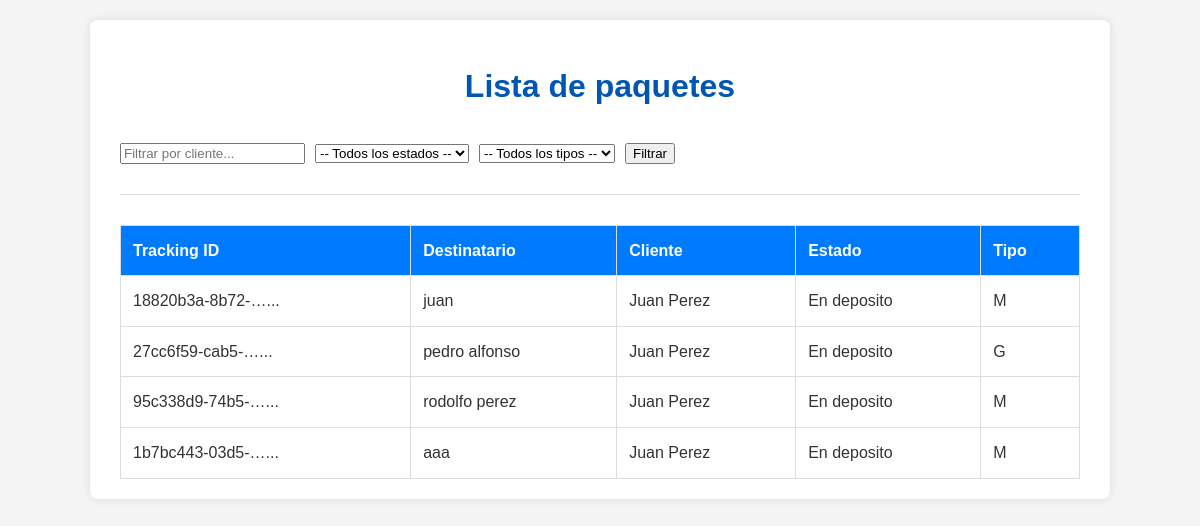
The page /front/paquetes/listar/ on the database as committed earlier.
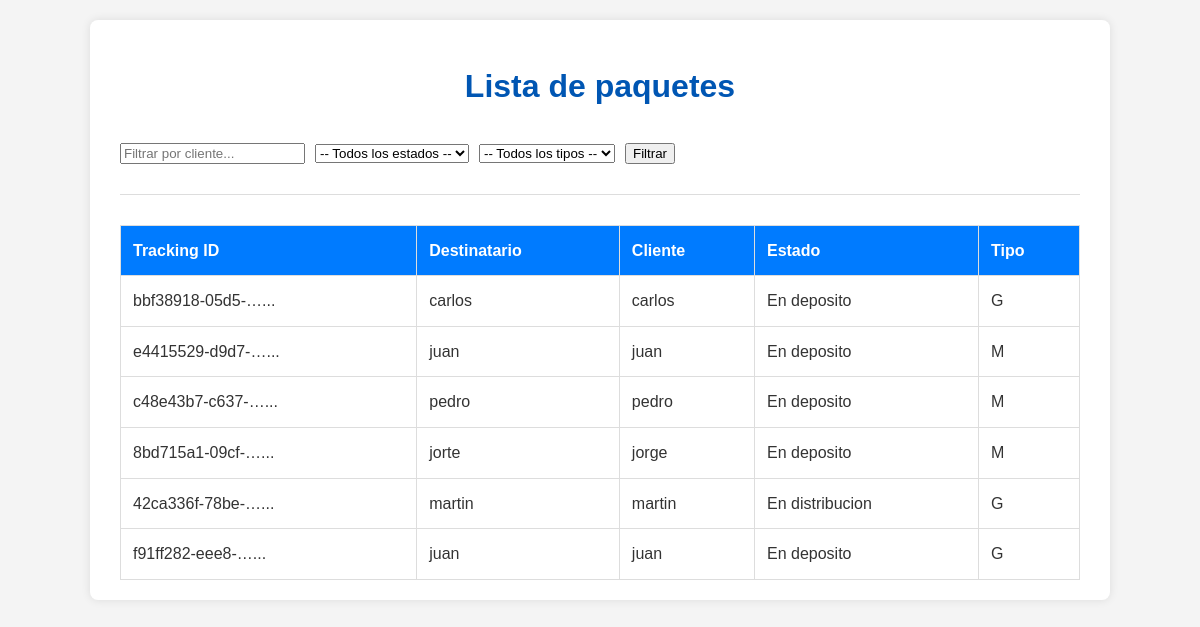
The same page on the database as committed later.
### core/models.py (models this page shows, shortened)
class Paquete(models.Model):
    tracking = models.UUIDField(primary_key=True, default=uuid.uuid4, editable=False) #uso uuid para crear un tracking unico para cada paquete
    direccion = models.CharField(max_length=60)
    telefono = models.CharField(max_length=20)
    nombre = models.CharField(max_length=60)
    peso = models.DecimalField(max_digits=10, decimal_places=2)
    altura = models.DecimalField(max_digits=10, decimal_places=2)
    estado = models.CharField(max_length=20, choices=ESTADOS, default='en_deposito',)
    cliente = models.ForeignKey(Cliente, on_delete=models.CASCADE)
    tipo_paquete = models.CharField(max_length=1)

class Cliente(models.Model):
    nombre = models.CharField(max_length=60)
    direccion = models.CharField(max_length=60)
    email = models.EmailField(unique=True)
    telefono = models.CharField(max_length=20)

### core/views.py (the view)
# urls.py: path('front/paquetes/listar/', front_listar_paquetes, name='front-paquetes-lista'),
def front_listar_paquetes(request):
    query = Paquete.objects.all()
    estado = request.GET.get("estado")
    cliente = request.GET.get("cliente")
    tipo_paquete = request.GET.get("tipo_paquete")
    if estado:
        query = query.filter(estado=estado)
    if cliente:
        query = query.filter(cliente__nombre__icontains=cliente)
    if tipo_paquete:
        query = query.filter(tipo_paquete=tipo_paquete)
    context = {
        "paquetes": query,
        "filtro_estado": estado,
        "filtro_cliente": cliente,
        "filtro_tipo_paquete": tipo_paquete,
    }
    return render(request, "lista_paquetes.html", context)

### templates/lista_paquetes.html (shortened to what this page needs)
{% load static %}
<!DOCTYPE html>
<html lang="es">
<head>
    <link rel="stylesheet" href="{% static 'css/style.css' %}">
</head>
<body>
    <div class="container">
        <h1>Lista de paquetes</h1>
        <form method="GET" class="filter-form">
            <input type="text" name="cliente" placeholder="Filtrar por cliente..." value="{{ filtro_cliente|default:'' }}">
            <select name="estado">
                <option value="">-- Todos los estados --</option>
            </select>
            <select name="tipo_paquete">
                <option value="">-- Todos los tipos --</option>
            </select>
            <button type="submit">Filtrar</button>
        </form>
        <hr>
        {% if paquetes %}
            <table>
                <thead>
                    <tr>
                        <th>Tracking ID</th>
                        <th>Destinatario</th>
                        <th>Cliente</th>
                        <th>Estado</th>
                        <th>Tipo</th>
                    </tr>
                </thead>
                <tbody>
                    {% for paquete in paquetes %}
                        <tr>
                            <td>{{ paquete.tracking|truncatechars:15 }}...</td>
                            <td>{{ paquete.nombre }}</td>
                            <td>{{ paquete.cliente.nombre }}</td>
                            <td>{{ paquete.get_estado_display }}</td>
                            <td>{{ paquete.tipo_paquete }}</td>
                        </tr>
                    {% endfor %}
                </tbody>
            </table>
        {% else %}
            <p>No se encontraron paquetes con los filtros aplicados.</p>
        {% endif %}
    </div>
</body>
</html>

Rows that differ between the two databases and show on the page:
removed Paquete: tracking "18820b3a-8b72-…", nombre "juan", cliente.nombre "Juan Perez", estado "En deposito", tipo_paquete "M"
removed Paquete: tracking "27cc6f59-cab5-…", nombre "pedro alfonso", cliente.nombre "Juan Perez", estado "En deposito", tipo_paquete "G"
removed Paquete: tracking "95c338d9-74b5-…", nombre "rodolfo perez", cliente.nombre "Juan Perez", estado "En deposito", tipo_paquete "M"
removed Paquete: tracking "1b7bc443-03d5-…", nombre "aaa", cliente.nombre "Juan Perez", estado "En deposito", tipo_paquete "M"
added Paquete: tracking "bbf38918-05d5-…", nombre "carlos", cliente.nombre "carlos", estado "En deposito", tipo_paquete "G"
added Paquete: tracking "e4415529-d9d7-…", nombre "juan", cliente.nombre "juan", estado "En deposito", tipo_paquete "M"
added Paquete: tracking "c48e43b7-c637-…", nombre "pedro", cliente.nombre "pedro", estado "En deposito", tipo_paquete "M"
added Paquete: tracking "8bd715a1-09cf-…", nombre "jorte", cliente.nombre "jorge", estado "En deposito", tipo_paquete "M"
added Paquete: tracking "42ca336f-78be-…", nombre "martin", cliente.nombre "martin", estado "En distribucion", tipo_paquete "G"
added Paquete: tracking "f91ff282-eee8-…", nombre "juan", cliente.nombre "juan", estado "En deposito", tipo_paquete "G"
